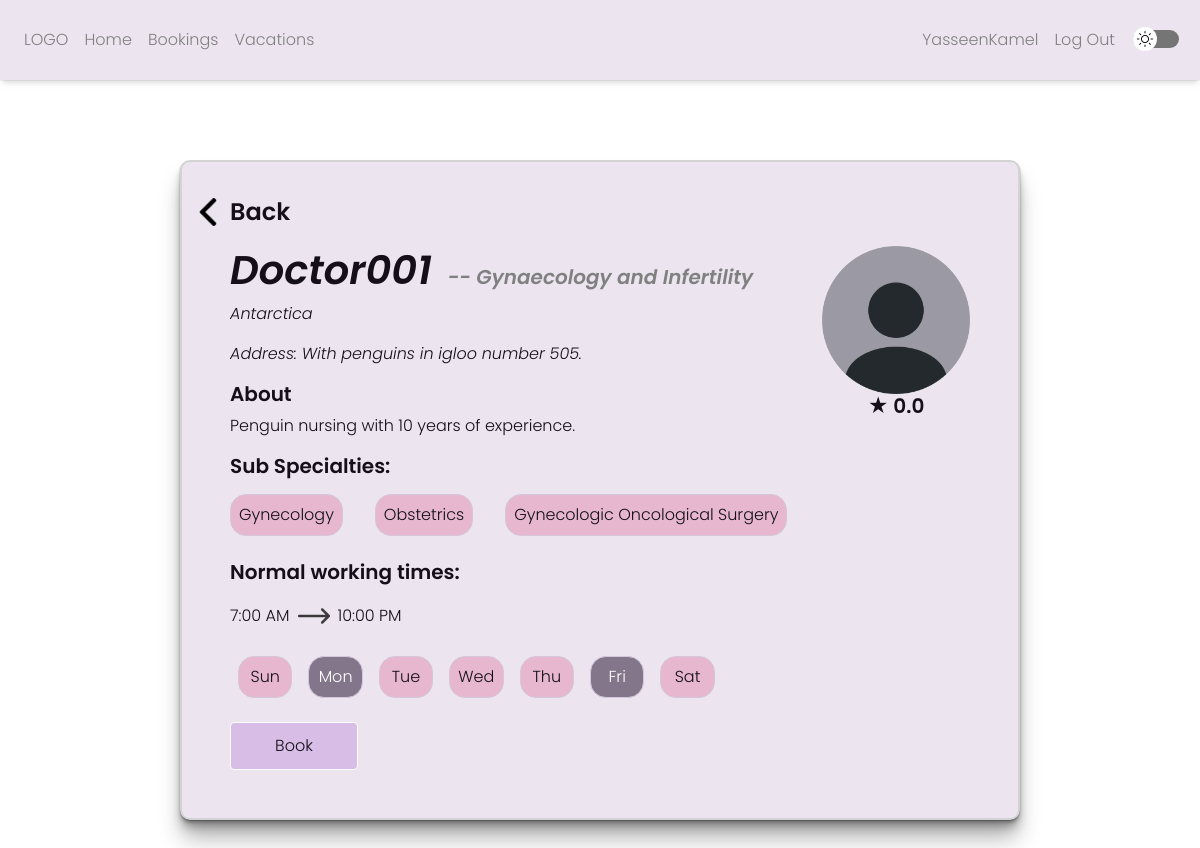
The page /profile/3 (signed in) on the database as committed earlier.
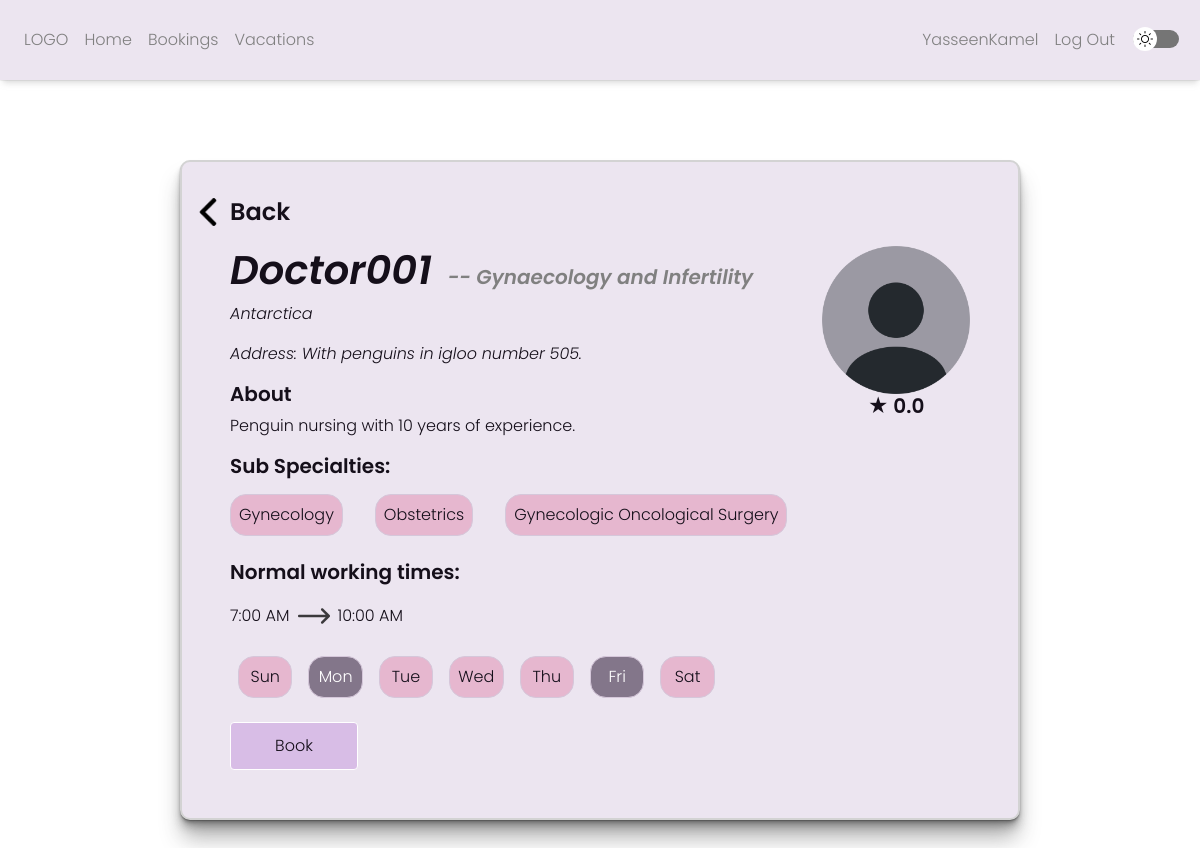
The same page on the database as committed later.
### YOKO_Clinics/models.py (models this page shows)
class User(AbstractUser):
    is_doctor = models.BooleanField(default=False)
    rating = models.DecimalField(null=True, max_digits=3, decimal_places=2, default=0)
    country = models.CharField(null=True, max_length=100, blank=True)
    state = models.CharField(null=True, max_length=100, blank=True)
    city = models.CharField(null=True, max_length=100, blank=True)
    address = models.CharField(null=True, max_length=1000, blank=True)
    bio = models.CharField(null=True, max_length=10000, blank=True)
    start_time = models.TimeField(null=True, blank=True)
    end_time = models.TimeField(null=True, blank=True)
    main_specialty = models.CharField(max_length=1000, default="")

### YOKO_Clinics/views.py (the view)
# urls.py: path("profile/<int:id>", views.profile, name="profile"),
@login_required
def profile(request,id):
    target = User.objects.get(id=id)
    if target.is_doctor == False:
        raise Http404("This page does not exist")
    if request.method == "POST":
        pass
    else:
        specialties = expertise.objects.filter(doctor_id=id).values_list('type_id',flat=True)
        day = repeated_vacations.objects.filter(doctor_id=id).values_list('day',flat=True)
        days = [0,0,0,0,0,0,0]
        for d in day:
            days[d - 1] = 1
        sub = []
        for specialty in specialties:
            sub.append(types.objects.get(id=specialty))
        vacay = repeated_vacations.objects.filter(doctor_id=id).values_list('day',flat=True)
        days1 = [1,2,3,4,5,6,7]
        vaycays = []
        for i in days1:
            if(i not in vacay):
                vaycays.append(i)
        return render(request, "YOKO_Clinics/profile.html",{
            'target': target,
            'sub': sub,
            'days': days,
            'repeated': vaycays
        })

### YOKO_Clinics/templates/YOKO_Clinics/profile.html (shortened to what the changed rows need)
{% extends "YOKO_Clinics/layout.html" %}
{% load static %}
{% block body %}
{% if user.id == target.id %}
    <div class="profile_frame">
        <script>
            function hide1(){
                document.getElementById("beep1").style.display = "none";
            }
            function hide(i){
                document.getElementById("beepo" + i).style.display = "none";
            }
        </script>
        <div class="back">
            <img src="../static/YOKO_Clinics/left-arrow.png" style="width:1.75rem;height:1.75rem;margin-right:0.5rem;cursor: pointer;" id="back_arrow">
            <p class="backp" id="back_thing">Back</p>
        </div>
        <div class="alert" id="beep1" style="display:none;">
            <a class="close" data-dismiss="alert" href="#" onclick="hide1()">×</a>
        </div>
        <div id="error_msgs">
        </div>
        <div class="mini_profile_div">
            <div>
                <div class="main_specialty_container">
                    <h1 id="target_username" style="font-family: 'Poppins_BoldItalic', system-ui, -apple-system, BlinkMacSystemFont, 'Segoe UI', Roboto, Oxygen, Ubuntu, Cantarell, 'Open Sans', 'Helvetica Neue', sans-serif;"></h1>
                    <h5 id="main_specialty" style="color: grey;font-family: 'Poppins_BoldItalic', system-ui, -apple-system, BlinkMacSystemFont, 'Segoe UI', Roboto, Oxygen, Ubuntu, Cantarell, 'Open Sans', 'Helvetica Neue', sans-serif;">-- {{ target.main_specialty }}</h5>
                </div>
                <script>
                    document.getElementById('target_username').textContent = "{{ target.username }}";
                </script>
                <div id="address_div" class="address_div">
                    <p id="country_display"></p>
                    <script>
                        document.getElementById('country_display').textContent = "{{ target.country }}{% if target.country != target.state %}, {{ target.state }}{% endif %}{% if target.city != target.state %}, {{ target.city }}{% endif %}";
                    </script>
                    <p id="address_display"></p>
                    <script>
                        document.getElementById('address_display').textContent = "Address: {{ target.address }}";
                    </script>
                </div>
                <div class="country_city" style="display:none;" id="country_input">
                    <div class="form-group" style="margin-right:0.5rem;">
                        <select class="form-select country form-control" name="country" id="country_select">
                        </select>
                    </div>
                    <div class="form-group" style="margin-right:0.5rem;">
                        <select class="form-select state form-control" name="state" id="state_select">
                        </select>
                    </div>
                    <div class="form-group">
                        <select class="form-select city form-control" name="city" id="city_select">
                        </select>
                    </div>
                </div>
                <div class="form-group" style="display:none;" id="address_input">
                    <input class="form-control" type="text" name="address" value="{{ target.address }}" id="address">
                </div>
                {% if target.bio %}
                <h5>About</h5>
                <div id="bio_div">
                    <p id="bio_display"></p>
                    <script>
                        document.getElementById('bio_display').textContent = "{{ target.bio }}";
                    </script>
                    <div class="form-group" id="bio_input" style="display:none;">
                        <textarea name="bio" id="bio" class="form-control">{{ target.bio }}</textarea>
                    </div>
                </div>
                {% endif %}
            </div>
            <div class="pfp_and_rating">
                <img src="../static/YOKO_Clinics/profile.png">
                <h5>★ {{ target.rating|floatformat:1 }}</h5>
                <!-- <div class="specialty-container">
                    <svg id="Layer_1" xmlns="http://www.w3.org/2000/svg" viewBox="0 0 176.78 32.54" class="svg_container"><defs></defs><path class="cls-1" d="M3.11,31.54c-.76,0-1.44-.39-1.82-1.05-.38-.66-.38-1.45,0-2.11l5.87-10.04c.75-1.28,.75-2.86,0-4.14L1.29,4.16c-.38-.66-.39-1.44,0-2.1,.38-.66,1.06-1.06,1.82-1.06H173.68c.76,0,1.44,.39,1.82,1.05,.38,.66,.38,1.45,0,2.11l-5.87,10.04c-.75,1.28-.75,2.86,0,4.14l5.87,10.04c.38,.66,.39,1.44,0,2.11-.38,.66-1.06,1.05-1.82,1.05H3.11Z"></path><path d="M173.68,2c.58,0,.86,.39,.95,.55s.29,.61,0,1.1l-5.87,10.04c-.93,1.59-.93,3.56,0,5.15l5.87,10.04c.29,.5,.1,.94,0,1.1s-.38,.55-.95,.55H3.11c-.58,0-.86-.39-.95-.55s-.29-.61,0-1.1l5.87-10.04c.93-1.59,.93-3.56,0-5.15L2.15,3.66c-.29-.5-.1-.94,0-1.1s.38-.55,.95-.55H173.68m0-2H3.11C.71,0-.78,2.6,.43,4.66L6.29,14.71c.56,.97,.56,2.16,0,3.13L.43,27.88c-1.21,2.07,.28,4.66,2.68,4.66H173.68c2.39,0,3.88-2.6,2.68-4.66l-5.87-10.04c-.56-.97-.56-2.16,0-3.13l5.87-10.04c1.21-2.07-.28-4.66-2.68-4.66h0Z"></path></svg>
                    <h5 id="main_specialty" class="main_specialty"></h5>
                </div> -->
            </div>
        </div>
        <h5>Sub Specialties:</h5>
        <div id="sub_specialties_div">
            <div class="form-group form-group-wrap" id="sub_specialties_display">
                <div id="all_subs1">
                    {% for s in sub %}
                        <p class="toggle-control2" id="sub{{ s.id }}">{{ s.type_name }}</p>
                    {% endfor %}
                </div>
            </div>
            <div class="form-group" style="display:none;" id="sub_specialties_data1">
                <select class="form-select form-control" id="specialty">
                </select>
            </div>
            <div class="form-group form-group-wrap" id="sub_specialties1" style="display:none;">
                <div id="all_subs">
                    <input type="checkbox" name="specialties" class="sub_checker" id="all_sub" autocomplete="off">
                    <label for="all_sub" class="toggle-control1">All Sub Specialties</label>
                </div>
            </div>
        </div>
        <h5 style="margin-bottom:1rem;">Normal working times:</h5>
        <div id="time_div">
            <div class="form-group1" style="margin-bottom: 1rem;" id="time_display">
                <p class="normal_p" id="start_time_display">{{ target.start_time|date:"g:i A" }}</p>
                <img src="../static/YOKO_Clinics/right-arrow.png" style="width:2rem; margin-right:0.5rem;margin-left:0.5rem;opacity:0.75;" id="arrow1">
                <p class="normal_p" id="end_time_display">{{ target.end_time|date:"g:i A" }}</p>
            </div>
            <div class="form-group form-group1" id="time_input" style="display:none;">
                <input type="time" id="start_time" name="start_time" class="form-control" value="{{ target.start_time|time:"H:i" }}">
                <img src="../static/YOKO_Clinics/right-arrow.png" style="width:2rem; margin-right:0.5rem;margin-left:0.5rem;opacity:0.75;" id="arrow2">
                <input type="time" id="end_time" name="end_time" class="form-control" value="{{ target.end_time|time:"H:i" }}">
            </div>
        </div>
        <div id="day_div">
            <div class="form-group1" style="margin-bottom: 1rem;" id="day_display">
                <label class="{% if days.0 %}toggle-control6{% else %}toggle-control5{% endif %}" id="d1">Sun</label>
                <label class="{% if days.1 %}toggle-control6{% else %}toggle-control5{% endif %}" id="d2">Mon</label>
                <label class="{% if days.2 %}toggle-control6{% else %}toggle-control5{% endif %}" id="d3">Tue</label>
                <label class="{% if days.3 %}toggle-control6{% else %}toggle-control5{% endif %}" id="d4">Wed</label>
                <label class="{% if days.4 %}toggle-control6{% else %}toggle-control5{% endif %}" id="d5">Thu</label>
                <label class="{% if days.5 %}toggle-control6{% else %}toggle-control5{% endif %}" id="d6">Fri</label>
                <label class="{% if days.6 %}toggle-control6{% else %}toggle-control5{% endif %}" id="d7">Sat</label>
            </div>
            <div class="form-group form-group1 form-group2" id="day_input" style="display: none;">
                <input type="checkbox" id="1d" name="days" value="1" class="days_checker">
                <label class="toggle-control" for="1d">Sun</label>
                <input type="checkbox" id="2d" name="days" value="2" class="days_checker">
                <label class="toggle-control" for="2d">Mon</label>
                <input type="checkbox" id="3d" name="days" value="3" class="days_checker">
                <label class="toggle-control" for="3d">Tue</label>
                <input type="checkbox" id="4d" name="days" value="4" class="days_checker">
                <label class="toggle-control" for="4d">Wed</label>
                <input type="checkbox" id="5d" name="days" value="5" class="days_checker">
                <label class="toggle-control" for="5d">Thu</label>
                <input type="checkbox" id="6d" name="days" value="6" class="days_checker">
                <label class="toggle-control" for="6d">Fri</label>
                <input type="checkbox" id="7d" name="days" value="7" class="days_checker">
                <label class="toggle-control" for="7d">Sat</label>
            </div>
        </div>
        <button class="btn btn-primary norm_btn" id="edit_btn">Edit Profile</button>
        <button class="btn btn-primary norm_btn" id="save_btn" style="display:none;">Save</button>
        <button class="btn btn-primary norm_btn" id="cancel_btn" style="display:none;">Cancel</button>
    </div>
    {% else %}
    <div class="profile_frame">
        <div class="back">
            <img src="../static/YOKO_Clinics/left-arrow.png" style="width:1.75rem;height:1.75rem;margin-right:0.5rem;cursor: pointer;" id="back_arrow">
            <p class="backp" id="back_thing">Back</p>
        </div>
        <div class="mini_profile_div">
            <div>
                <div class="main_specialty_container">
                    <h1 id="target_username" style="font-family: 'Poppins_BoldItalic', system-ui, -apple-system, BlinkMacSystemFont, 'Segoe UI', Roboto, Oxygen, Ubuntu, Cantarell, 'Open Sans', 'Helvetica Neue', sans-serif;"></h1>
                    <h5 style="color: grey;font-family: 'Poppins_BoldItalic', system-ui, -apple-system, BlinkMacSystemFont, 'Segoe UI', Roboto, Oxygen, Ubuntu, Cantarell, 'Open Sans', 'Helvetica Neue', sans-serif;">-- {{ target.main_specialty }}</h5>
                </div>
                <div id="address_div" class="address_div">
                    <p id="country_display"></p>
                    <p id="address_display"></p>
                </div>
                {% if target.bio %}
                <h5>About</h5>
                <div id="bio_div">
                    <p id="bio_display"></p>
                </div>
                {% endif %}
            </div>
            <div class="pfp_and_rating">
                <img src="../static/YOKO_Clinics/profile.png">
                <h5>★ {{ target.rating|floatformat:1 }}</h5>
            </div>
        </div>
        <h5>Sub Specialties:</h5>
        <div id="sub_specialties_div">
            <div class="form-group form-group-wrap" id="sub_specialties_display">
                <div id="all_subs1">
                    {% for s in sub %}
                        <p class="toggle-control2" id="sub{{ s.id }}">{{ s.type_name }}</p>
                    {% endfor %}
                </div>
            </div>
        </div>
        <h5 style="margin-bottom:1rem;">Normal working times:</h5>
        <div id="time_div">
            <div class="form-group1" style="margin-bottom: 1rem;" id="time_display">
                <p class="normal_p" id="start_time_display">{{ target.start_time|date:"g:i A" }}</p>
                <img src="../static/YOKO_Clinics/right-arrow.png" style="width:2rem; margin-right:0.5rem;margin-left:0.5rem;opacity:0.75;" id="arrow1">
                <p class="normal_p" id="end_time_display">{{ target.end_time|date:"g:i A" }}</p>
            </div>
        </div>
        <div id="day_div">
            <div class="form-group1" style="margin-bottom: 1rem;" id="day_display">
                <label class="{% if days.0 %}toggle-control6{% else %}toggle-control5{% endif %}" id="d1">Sun</label>
                <label class="{% if days.1 %}toggle-control6{% else %}toggle-control5{% endif %}" id="d2">Mon</label>
                <label class="{% if days.2 %}toggle-control6{% else %}toggle-control5{% endif %}" id="d3">Tue</label>
                <label class="{% if days.3 %}toggle-control6{% else %}toggle-control5{% endif %}" id="d4">Wed</label>
                <label class="{% if days.4 %}toggle-control6{% else %}toggle-control5{% endif %}" id="d5">Thu</label>
                <label class="{% if days.5 %}toggle-control6{% else %}toggle-control5{% endif %}" id="d6">Fri</label>
                <label class="{% if days.6 %}toggle-control6{% else %}toggle-control5{% endif %}" id="d7">Sat</label>
            </div>
        </div>
        <button class="btn btn-primary norm_btn" id="book_btn">Book</button>
    </div>
    {% endif %}
{% endblock %}

Rows that differ between the two databases and show on the page:
changed User "Gynaecology and Infertility": end_time "10:00 PM" → "10:00 AM"
